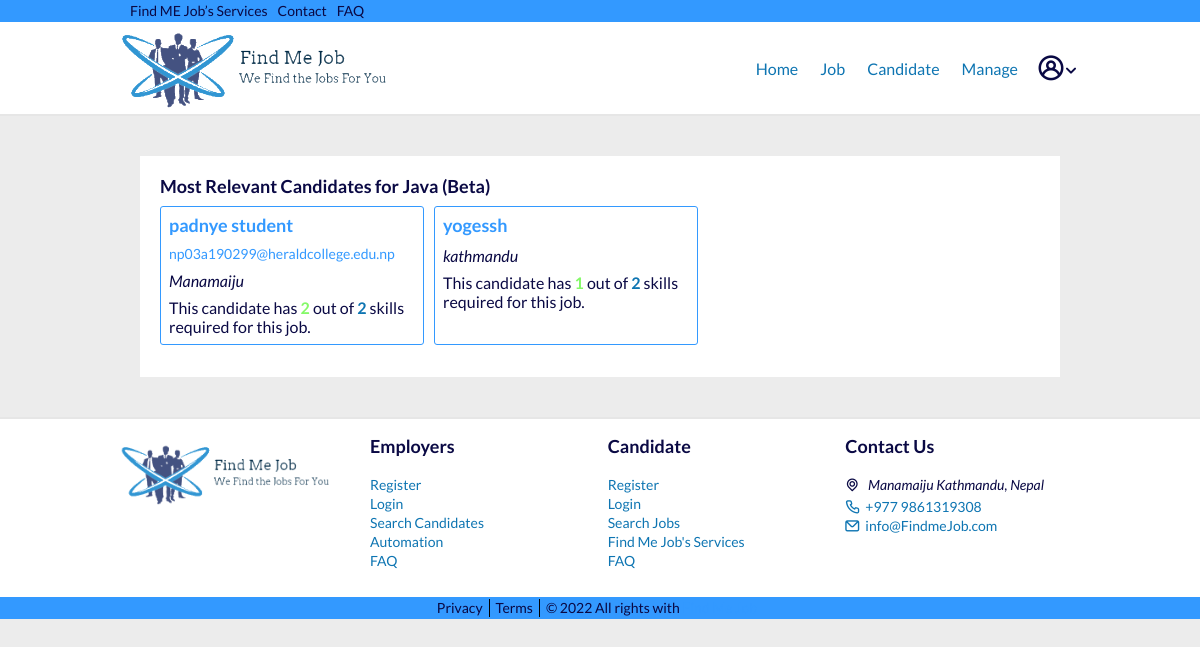
Page /hiring/job/java/search/ (signed in) on the committed database.
### recruiters/models.py (models this page shows, shortened)
class Job(models.Model):
    recruiter = models.ForeignKey(
        User, related_name='jobs', on_delete=models.CASCADE)
    title = models.CharField(max_length=255)
    company = models.CharField(max_length=200)
    location = models.CharField(max_length=255)
    description = models.TextField()
    skills_req = models.CharField(max_length=200)
    job_type = models.CharField(
        max_length=30, choices=CHOICES, default='Full Time', null=True)
    link = models.URLField(null=True, blank=True)
    slug = AutoSlugField(populate_from='title', unique=True, null=True)
    date_posted = models.DateTimeField(default=timezone.now)

### candidates/models.py (models this page shows, shortened)
class Profile(models.Model):
    user = models.OneToOneField(
        User, on_delete=models.CASCADE, primary_key=True, related_name='profile')
    full_name = models.CharField(max_length=200, null=True, blank=True)
    country = CountryField(null=True, blank=True)
    location = models.CharField(max_length=255, null=True, blank=True)
    resume = models.FileField(upload_to='resumes', null=True, blank=True)
    grad_year = models.IntegerField(blank=True)
    looking_for = models.CharField(
        max_length=30, choices=CHOICES, default='Full Time', null=True)
    slug = AutoSlugField(populate_from='user', unique=True)

### recruiters/views.py (the view)
# urls.py: path('job/<slug>/search/', views.job_candidate_search,
@login_required
def job_candidate_search(request, slug):
    job = get_object_or_404(Job, slug=slug)
    relevant_candidates = []
    common = []
    applicants = Profile.objects.filter(looking_for=job.job_type)
    job_skills = []
    skills = str(job.skills_req).split(",")
    for skill in skills:
        job_skills.append(skill.strip().lower())
    for applicant in applicants:
        user = applicant.user
        skill_list = list(Skill.objects.filter(user=user))
        skills = []
        for i in skill_list:
            skills.append(i.skill.lower())
        common_skills = list(set(job_skills) & set(skills))
        if (len(common_skills) != 0 and len(common_skills) >= len(job_skills)//2):
            relevant_candidates.append(applicant)
            common.append(len(common_skills))
    objects = zip(relevant_candidates, common)
    objects = sorted(objects, key=lambda t: t[1], reverse=True)
    objects = objects[:100]
    context = {
        'rec_navbar': 1,
        'job': job,
        'objects': objects,
        'job_skills': len(job_skills),
        'relevant': len(relevant_candidates),
    }
    return render(request, 'recruiters/job_candidate_search.html', context)

### recruiters/templates/recruiters/job_candidate_search.html (shortened to what this page needs)
{% extends "users/layout.html" %} {% load static %} {% block content %}
<div class="container">
  <section class="section__candidate-details">
    <h3>
      <b>Most Relevant Candidates for {{job.title}} (Beta)</b>
    </h3>
    {% if relevant %}
    <div class="row">
      {% for profile, common in objects %}
      <div class="col">
        <div class="card">
          <span>
            <a href="{% url 'profile-view' profile.slug %}">
              {% if profile.full_name %}
              <h3>
                <b>{{profile.full_name}}</b>
              </h3>
              {% else %}
              <h3>
                <b>{{profile.user.username}}</b>
              </h3>
              {% endif %}
            </a>
            <dd>
              <a href="{{profile.user.email}}">{{profile.user.email}}</a>
            </dd>
              <address>{% if profile.location %} {{profile.location}} {% else %}
                {{profile.country.name}} {% endif %}
              </address>
          </span>
          <div class="card-footer">
            <span>This candidate has <b style="color: #85F969;">{{ common }} </b>out of
              <b style="color: #0E75B2;">{{ job_skills }}</b> skills required for this
              job.</span>
          </div>
        </div>
      </div>
      {% endfor %}
    </div>
  </section>
  {% endif %}
</div>
{% endblock content %}

### static/markup/css/main.css (style rules this page uses)
html { font-family: sans-serif; -ms-text-size-adjust: 100%; -webkit-text-size-adjust: 100%; }
body { margin: 0; }
article, aside, details, figcaption, figure, footer, header, hgroup, main, menu, nav, section, summary { display: block; }
a { background-color: transparent; }
b, strong { font-weight: bold; }
html { box-sizing: border-box; }
*, *:before, *:after { box-sizing: inherit; }
* { max-height: 1000000px; }
body { color: #0A0944; background: #ECECEC; font: 1rem/1.2 "Lato", "Arial", "Helvetica Neue", "Helvetica", sans-serif; min-width: 320px; -webkit-font-smoothing: antialiased; -moz-osx-font-smoothing: grayscale; }
h1, .h1, h2, .h2, h3, .h3, h4, .h4, h5, .h5, h6, .h6, .h { font-family: inherit; font-weight: bold; margin: 0 0 0.5em; color: inherit; }
h3, .h3 { font-size: 1.125rem; }
a { color: #39f; }
.container { max-width: 62.5rem; margin: 0 auto; padding: 0 1.25rem; }

### static/main.css (style rules this page uses)
html { font-family: sans-serif; -ms-text-size-adjust: 100%; -webkit-text-size-adjust: 100%; }
body { margin: 0; }
article, aside, details, figcaption, figure, footer, header, hgroup, main, menu, nav, section, summary { display: block; }
a { background-color: transparent; }
b, strong { font-weight: bold; }
html { box-sizing: border-box; }
*, *:before, *:after { box-sizing: inherit; }
* { max-height: 1000000px; }
body { color: #0A0944; background: #ECECEC; font: 1rem/1.2 "Lato", "Arial", "Helvetica Neue", "Helvetica", sans-serif; min-width: 320px; -webkit-font-smoothing: antialiased; -moz-osx-font-smoothing: grayscale; }
h1, .h1, h2, .h2, h3, .h3, h4, .h4, h5, .h5, h6, .h6, .h { font-family: inherit; font-weight: bold; margin: 0 0 0.5em; color: inherit; }
h3, .h3 { font-size: 1.125rem; }
a { color: #39f; }
.container { max-width: 62.5rem; margin: 0 auto; padding: 0 1.25rem; }

### recruiters/templates/recruiters/job_candidate_search.html (style rules this page uses)
.section__candidate-details { margin-bottom: 40px; background: #fff; padding: 20px; }
.row { display: flex; flex-direction: column; }
.col { border: 1px solid #39f; padding: 8px; border-radius: 3px; margin-bottom: 12px; width: 100%; }
.card span a { text-decoration: none; }
dd { margin-left: 0; font-size: 11px; margin-bottom: 8px; }
address { margin-bottom: 8px; }
@media (min-width: 768px) { dd { font-size: 14px; } }
@media (min-width: 768px) { .row { flex-direction: row; gap: 10px; } }
@media (min-width: 768px) { .col { width: 30%; } }

### rows in the picture
Job: title "Java"
Profile: full_name "padnye student", user.email "np03a190299@heraldcollege.edu.np", location "Manamaiju", common "2", job_skills "2"
Profile: full_name "yogessh", location "kathmandu", common "1", user_id "2"
